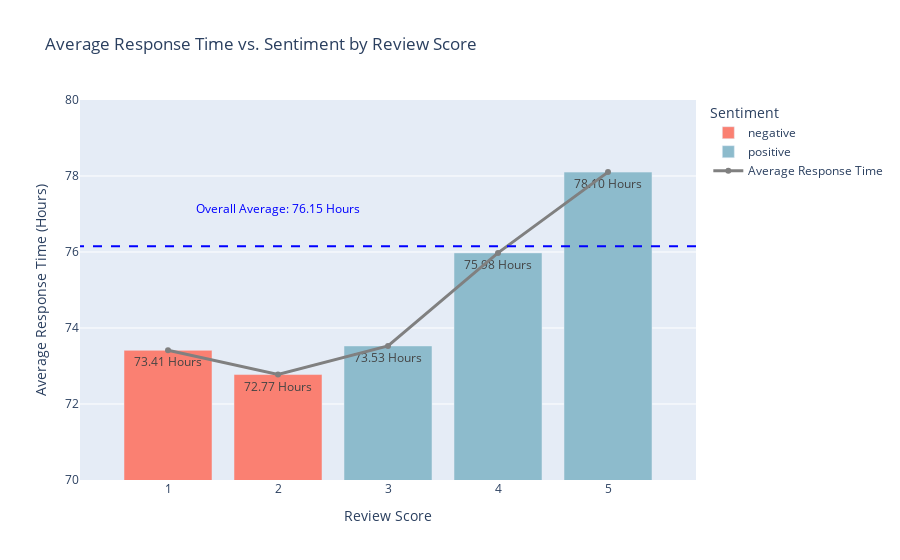

The code cell stored with this chart in its notebook:
### Markdown cell above
Analyzing average response time versus sentiment by review score reveals how quickly businesses respond to reviews of varying sentiment and rating levels. This approach provides insight into whether reviews with lower scores or negative sentiment receive faster attention, potentially as part of a company's effort to resolve issues and improve customer experience.

Conversely, if high-scoring reviews are answered more promptly, it may highlight a focus on nurturing positive relationships. By examining this relationship, companies can evaluate the consistency and effectiveness of their customer service approach, identifying areas where response strategies could better align with customer needs and sentiment.

We do this by using a bar chart and trend line to explore the relationship

### Code cell
# Filter out rows where review_score is 0
df_filtered = df_sentiment_analysis[df_sentiment_analysis['review_score'] != 0]

# Calculate the average response time for positive and negative sentiment labels, grouped by review_score
avg_response_time = df_filtered.groupby(['sentiment_label', 'review_score'])['response_time_hours'].mean().reset_index()

# Calculate the overall average response time across all sentiment labels
overall_avg_response_time = df_sentiment_analysis['response_time_hours'].mean()

# Create the bar chart comparing average response time for positive vs. negative sentiment, by review score
fig = px.bar(
    avg_response_time,
    x='review_score',  
    y='response_time_hours',  
    color='sentiment_label',  
    title="Average Response Time vs. Sentiment by Review Score",
    labels={"sentiment_label": "Sentiment", "response_time_hours": "Average Response Time (Hours)", "review_score": "Review Score"},
    color_discrete_map={'positive': '#8DBBCC', 'negative': 'salmon'}, 
    text='response_time_hours', 
)

# Add custom data (sentiment_label) for hovertext
fig.update_traces(customdata=avg_response_time[['sentiment_label']].values)

#Changing Hover Text
fig.update_traces(
    hovertemplate=
    'Review Score: %{x}<br>' +            
    'Average Response Time: %{y:.2f} Hours'  
)

# Use texttemplate to round the numbers to one decimal place
fig.update_traces(texttemplate='%{text:.2f} Hours', textposition='inside')

# Add a reference line for the overall average response time
fig.add_shape(
    type='line',
    x0=-0.5, x1=6,  
    y0=overall_avg_response_time, y1=overall_avg_response_time,  
    line=dict(color='blue', width=2, dash='dash') 
)

# Add annotation for the overall average line
fig.add_annotation(
    x=2,  
    y=overall_avg_response_time + 1,
    text=f"Overall Average: {overall_avg_response_time:.2f} Hours",
    showarrow=False,
    font=dict(size=12, color='blue'),
    align='center'
)

# Create a line graph to show the trend of average response time by review score
# Here we calculate the average response time across all sentiments for each review score
avg_response_by_score = df_filtered.groupby('review_score')['response_time_hours'].mean().reset_index()

# Add the line graph over the bar chart
fig.add_trace(
    go.Scatter(
        x=avg_response_by_score['review_score'],
        y=avg_response_by_score['response_time_hours'],
        mode='lines+markers',  
        name='Average Response Time',  
        line=dict(color='grey', width=3), 
        marker=dict(size=6, color='grey') 
    )
)

# Update the layout to set the y-axis range from 70 to 80
fig.update_layout(
    yaxis=dict(
        range=[70, 80]
    ),
    bargap=0.2, 
    bargroupgap=0,  
    xaxis=dict(
        range=[0.2, 5.8], 
    )
)

fig.show()

### Figure 1 — Plotly figure (JSON) as saved in the notebook; plotly's stock layout.template omitted (floating-point values rounded to 4 significant figures)
{"data": [{"alignmentgroup": "True", "customdata": [["negative"], ["negative"], ["positive"], ["positive"], ["positive"]], "hovertemplate": "Review Score: %{x}<br>Average Response Time: %{y:.2f} Hours", "legendgroup": "negative", "marker": {"color": "salmon", "pattern": {"shape": ""}}, "name": "negative", "offsetgroup": "negative", "orientation": "v", "showlegend": true, "text": [73.41, 72.77], "textposition": "inside", "texttemplate": "%{text:.2f} Hours", "type": "bar", "x": [1, 2], "xaxis": "x", "y": [73.41, 72.77], "yaxis": "y"}, {"alignmentgroup": "True", "customdata": [["negative"], ["negative"], ["positive"], ["positive"], ["positive"]], "hovertemplate": "Review Score: %{x}<br>Average Response Time: %{y:.2f} Hours", "legendgroup": "positive", "marker": {"color": "#8DBBCC", "pattern": {"shape": ""}}, "name": "positive", "offsetgroup": "positive", "orientation": "v", "showlegend": true, "text": [73.53, 75.98, 78.1], "textposition": "inside", "texttemplate": "%{text:.2f} Hours", "type": "bar", "x": [3, 4, 5], "xaxis": "x", "y": [73.53, 75.98, 78.1], "yaxis": "y"}, {"line": {"color": "grey", "width": 3}, "marker": {"color": "grey", "size": 6}, "mode": "lines+markers", "name": "Average Response Time", "type": "scatter", "x": [1, 2, 3, 4, 5], "y": [73.41, 72.77, 73.53, 75.98, 78.1]}], "layout": {"annotations": [{"align": "center", "font": {"color": "blue", "size": 12}, "showarrow": false, "text": "Overall Average: 76.15 Hours", "x": 2, "y": 77.15}], "bargap": 0.2, "bargroupgap": 0, "barmode": "relative", "legend": {"title": {"text": "Sentiment"}, "tracegroupgap": 0}, "shapes": [{"line": {"color": "blue", "dash": "dash", "width": 2}, "type": "line", "x0": -0.5, "x1": 6, "y0": 76.15, "y1": 76.15}], "title": {"text": "Average Response Time vs. Sentiment by Review Score"}, "xaxis": {"anchor": "y", "domain": [0, 1], "range": [0.2, 5.8], "title": {"text": "Review Score"}}, "yaxis": {"anchor": "x", "domain": [0, 1], "range": [70, 80], "title": {"text": "Average Response Time (Hours)"}}}}
